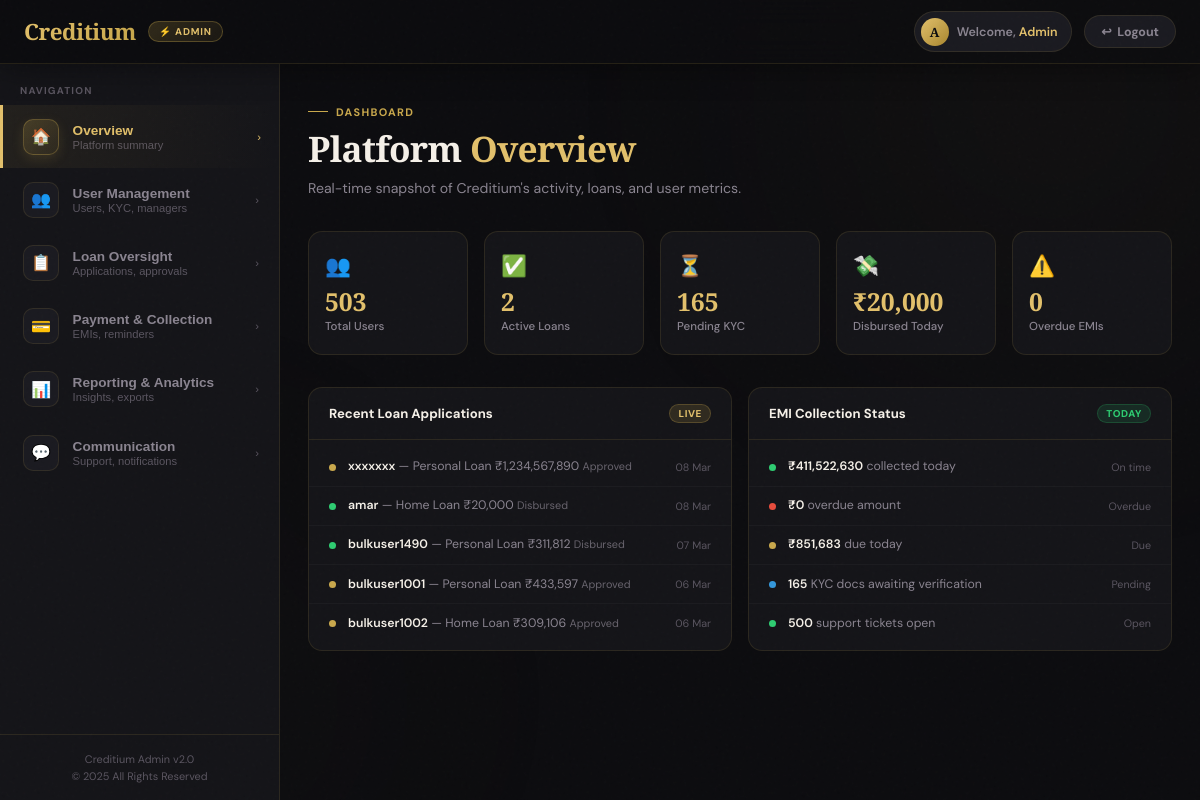
The app's page /admin/dashboard (signed in) with its own data.
### app.py (models this page shows)
class LoanApplication(db.Model):
    __tablename__ = 'loan_application'
    id = db.Column(db.Integer, primary_key=True)
    loan_id = db.Column(db.Integer, db.ForeignKey('loan.id'), nullable=False)
    user_id = db.Column(db.Integer, db.ForeignKey('user.id'), nullable=False)  # ← must come first
    loanname = db.Column(db.String(100))
    amount = db.Column(db.Float, nullable=False)
    tenure = db.Column(db.Integer, nullable=False)
    purpose = db.Column(db.String(200))
    status = db.Column(db.String(50), default="Pending")
    timestamp = db.Column(db.DateTime, default=datetime.utcnow)
    bank_name = db.Column(db.String(150), nullable=True)
    account_number = db.Column(db.String(50), nullable=True)
    ifsc_code = db.Column(db.String(20), nullable=True)
    money_sent = db.Column(db.Boolean, default=False)
    emis = db.relationship('EMI', backref='loan', lazy=True)
    user = db.relationship('User', foreign_keys='LoanApplication.user_id', overlaps="loan_applications,loan_applications_rel")

class User(db.Model):
    __tablename__ = 'user'
    id = db.Column(db.Integer, primary_key=True)
    username = db.Column(db.String(150), unique=True, nullable=False)
    email = db.Column(db.String(150), unique=True, nullable=False)  # unique
    mobile = db.Column(db.String(30), unique=True, nullable=False)   # unique
    password = db.Column(db.String(200), nullable=False)
    age = db.Column(db.Integer, nullable=False)
    gender = db.Column(db.String(20), nullable=False)
    profile_image = db.Column(db.String(300), nullable=True)
    status = db.Column(db.String(20), default="Pending")
    wallet = db.relationship('Wallet', backref='user', uselist=False)
    transactions = db.relationship('Transaction', backref='user', lazy=True)
    rewards = db.relationship('Reward', backref='user', lazy=True)
    auto_debits = db.relationship('AutoDebit', backref='user', lazy=True)
    kycs = db.relationship('KYC', backref='user', lazy=True)
    loan_applications = db.relationship('LoanApplication', lazy=True)

### app.py (the view)
@app.route('/admin/dashboard')
def admin_dashboard():
    if 'admin_id' not in session:
        return redirect(url_for('admin_login'))
    from datetime import timedelta
    today = datetime.now()
    today_start = today.replace(hour=0, minute=0, second=0, microsecond=0)
    total_users      = User.query.count()
    active_loans     = LoanApplication.query.filter_by(status='Disbursed').count()
    pending_kyc      = KYC.query.filter_by(status='Pending').count()
    overdue_emis     = EMI.query.filter(EMI.status=='Pending', EMI.due_date < today).count()
    disbursed_today  = db.session.query(db.func.sum(LoanApplication.amount))\
                         .filter(LoanApplication.timestamp >= today_start,
                                 LoanApplication.status == 'Disbursed').scalar() or 0
    recent_loans     = LoanApplication.query.order_by(LoanApplication.timestamp.desc()).limit(5).all()
    collected_today  = db.session.query(db.func.sum(EMI.emi_amount))\
                         .filter(EMI.paid_on >= today_start, EMI.status=='Paid').scalar() or 0
    overdue_amount   = db.session.query(db.func.sum(EMI.emi_amount))\
                         .filter(EMI.status=='Pending', EMI.due_date < today).scalar() or 0
    due_today_amount = db.session.query(db.func.sum(EMI.emi_amount))\
                         .filter(EMI.status=='Pending',
                                 EMI.due_date >= today_start,
                                 EMI.due_date < today_start + timedelta(days=1)).scalar() or 0
    pending_tickets  = SupportMessage.query.count()
    return render_template("admin_dashboard.html",
        admin_name       = session.get('admin_username'),
        total_users      = total_users,
        active_loans     = active_loans,
        pending_kyc      = pending_kyc,
        overdue_emis     = overdue_emis,
        disbursed_today  = disbursed_today,
        recent_loans     = recent_loans,
        collected_today  = collected_today,
        overdue_amount   = overdue_amount,
        due_today_amount = due_today_amount,
        pending_tickets  = pending_tickets,
    )

### templates/admin_dashboard.html (shortened to what this page needs)
<!DOCTYPE html>
<html lang="en">
<head>
</head>
<body>
<div class="ambient a1"></div>
<header class="header">
  <div class="header-left">
    <a href="/" class="logo">Creditium</a>
    <div class="admin-badge">⚡ ADMIN</div>
  </div>
  <div class="header-right">
    <div class="welcome-chip">
      <div class="welcome-avatar">A</div>
      <div class="welcome-text">Welcome, <span class="welcome-name">{{ admin_name or 'Admin' }}</span></div>
    </div>
    <a href="{{ url_for('admin_logout') }}" class="logout-btn">
      <span>↩</span> <span>Logout</span>
    </a>
  </div>
</header>
<div class="layout">
  <aside class="sidebar" id="sidebar">
    <div class="sidebar-section-label">Navigation</div>
    <button class="nav-item active" onclick="showSection('overview',this)">
      <div class="nav-icon">🏠</div>
      <div class="nav-text"><div class="nav-title">Overview</div><div class="nav-desc">Platform summary</div></div>
      <div class="nav-arrow">›</div>
    </button>
    <button class="nav-item" onclick="showSection('user-management',this)">
      <div class="nav-icon">👥</div>
      <div class="nav-text"><div class="nav-title">User Management</div><div class="nav-desc">Users, KYC, managers</div></div>
      <div class="nav-arrow">›</div>
    </button>
    <button class="nav-item" onclick="showSection('loan-oversight',this)">
      <div class="nav-icon">📋</div>
      <div class="nav-text"><div class="nav-title">Loan Oversight</div><div class="nav-desc">Applications, approvals</div></div>
      <div class="nav-arrow">›</div>
    </button>
    <button class="nav-item" onclick="showSection('payment-collection',this)">
      <div class="nav-icon">💳</div>
      <div class="nav-text"><div class="nav-title">Payment & Collection</div><div class="nav-desc">EMIs, reminders</div></div>
      <div class="nav-arrow">›</div>
    </button>
    <button class="nav-item" onclick="showSection('reporting',this)">
      <div class="nav-icon">📊</div>
      <div class="nav-text"><div class="nav-title">Reporting & Analytics</div><div class="nav-desc">Insights, exports</div></div>
      <div class="nav-arrow">›</div>
    </button>
    <button class="nav-item" onclick="showSection('communication',this)">
      <div class="nav-icon">💬</div>
      <div class="nav-text"><div class="nav-title">Communication</div><div class="nav-desc">Support, notifications</div></div>
      <div class="nav-arrow">›</div>
    </button>
    <div class="sidebar-footer">
      <div class="sidebar-footer-text">Creditium Admin v2.0<br>© 2025 All Rights Reserved</div>
    </div>
  </aside>
  <main class="main">
    <div id="overview" class="content-section active">
      <div class="sec-header">
        <div class="sec-eyebrow">Dashboard</div>
        <div class="sec-title">Platform <span class="gold">Overview</span></div>
        <div class="sec-desc">Real-time snapshot of Creditium's activity, loans, and user metrics.</div>
      </div>
      <div class="stats-overview">
        <div class="stat-card c-gold">
          <div class="stat-icon">👥</div>
          <div class="stat-val">{{ total_users | default(0) }}</div>
          <div class="stat-label">Total Users</div>
        </div>
        <div class="stat-card c-green">
          <div class="stat-icon">✅</div>
          <div class="stat-val">{{ active_loans | default(0) }}</div>
          <div class="stat-label">Active Loans</div>
        </div>
        <div class="stat-card c-blue">
          <div class="stat-icon">⏳</div>
          <div class="stat-val">{{ pending_kyc | default(0) }}</div>
          <div class="stat-label">Pending KYC</div>
        </div>
        <div class="stat-card c-orange">
          <div class="stat-icon">💸</div>
          <div class="stat-val">₹{{ "{:,.0f}".format(disbursed_today | default(0)) }}</div>
          <div class="stat-label">Disbursed Today</div>
        </div>
        <div class="stat-card c-red">
          <div class="stat-icon">⚠️</div>
          <div class="stat-val">{{ overdue_emis | default(0) }}</div>
          <div class="stat-label">Overdue EMIs</div>
        </div>
      </div>
      <div class="activity-row">
        <div class="activity-card">
          <div class="activity-card-header">
            <div class="activity-card-title">Recent Loan Applications</div>
            <div class="activity-badge badge-gold">LIVE</div>
          </div>
          <div class="activity-list">
            {% for loan in recent_loans %}
            <div class="activity-item">
              <div class="activity-dot
                {% if loan.status == 'Disbursed' %}dot-green
                {% elif loan.status == 'Approved' %}dot-gold
                {% elif loan.status == 'Rejected' %}dot-red
                {% else %}dot-blue{% endif %}">
              </div>
              <div class="activity-text">
                <strong>{{ loan.user.username if loan.user else 'Unknown' }}</strong>
                — {{ loan.loanname }} ₹{{ "{:,.0f}".format(loan.amount) }}
                <span style="font-size:.68rem;opacity:.7;">{{ loan.status }}</span>
              </div>
              <div class="activity-time">{{ loan.timestamp.strftime('%d %b') }}</div>
            </div>
            {% else %}
            <div class="activity-item">
              <div class="activity-text" style="text-align:center;padding:.5rem 0;">No recent applications</div>
            </div>
            {% endfor %}
          </div>
        </div>
        <div class="activity-card">
          <div class="activity-card-header">
            <div class="activity-card-title">EMI Collection Status</div>
            <div class="activity-badge badge-green">TODAY</div>
          </div>
          <div class="activity-list">
            <div class="activity-item">
              <div class="activity-dot dot-green"></div>
              <div class="activity-text"><strong>₹{{ "{:,.0f}".format(collected_today | default(0)) }}</strong> collected today</div>
              <div class="activity-time">On time</div>
            </div>
            <div class="activity-item">
              <div class="activity-dot dot-red"></div>
              <div class="activity-text"><strong>₹{{ "{:,.0f}".format(overdue_amount | default(0)) }}</strong> overdue amount</div>
              <div class="activity-time">Overdue</div>
            </div>
            <div class="activity-item">
              <div class="activity-dot dot-gold"></div>
              <div class="activity-text"><strong>₹{{ "{:,.0f}".format(due_today_amount | default(0)) }}</strong> due today</div>
              <div class="activity-time">Due</div>
            </div>
            <div class="activity-item">
              <div class="activity-dot dot-blue"></div>
              <div class="activity-text"><strong>{{ pending_kyc | default(0) }}</strong> KYC docs awaiting verification</div>
              <div class="activity-time">Pending</div>
            </div>
            <div class="activity-item">
              <div class="activity-dot dot-green"></div>
              <div class="activity-text"><strong>{{ pending_tickets | default(0) }}</strong> support tickets open</div>
              <div class="activity-time">Open</div>
            </div>
          </div>
        </div>
      </div>
    </div>
  </main>
</div>
</body>
</html>

### records on screen
LoanApplication: user "xxxxxxx", loanname "Personal Loan", amount "1,234,567,890", status "Approved", timestamp "08 Mar"
LoanApplication: user "amar", loanname "Home Loan", amount "20,000", status "Disbursed", timestamp "08 Mar"
LoanApplication: user "bulkuser1490", loanname "Personal Loan", amount "311,812", status "Disbursed", timestamp "07 Mar"
LoanApplication: user "bulkuser1001", loanname "Personal Loan", amount "433,597", status "Approved", timestamp "06 Mar"
LoanApplication: user "bulkuser1002", loanname "Home Loan", amount "309,106", status "Approved", timestamp "06 Mar"

### other values on screen
{{ admin_name or 'Admin' }} "Admin"
{{ total_users | default(0) }} "503"
{{ active_loans | default(0) }} "2"
{{ pending_kyc | default(0) }} "165"
{{ "{:,.0f}".format(disbursed_today | default(0)) }} "20,000"
{{ overdue_emis | default(0) }} "0"
{{ "{:,.0f}".format(collected_today | default(0)) }} "411,522,630"
{{ "{:,.0f}".format(overdue_amount | default(0)) }} "0"
{{ "{:,.0f}".format(due_today_amount | default(0)) }} "851,683"
{{ pending_tickets | default(0) }} "500"
